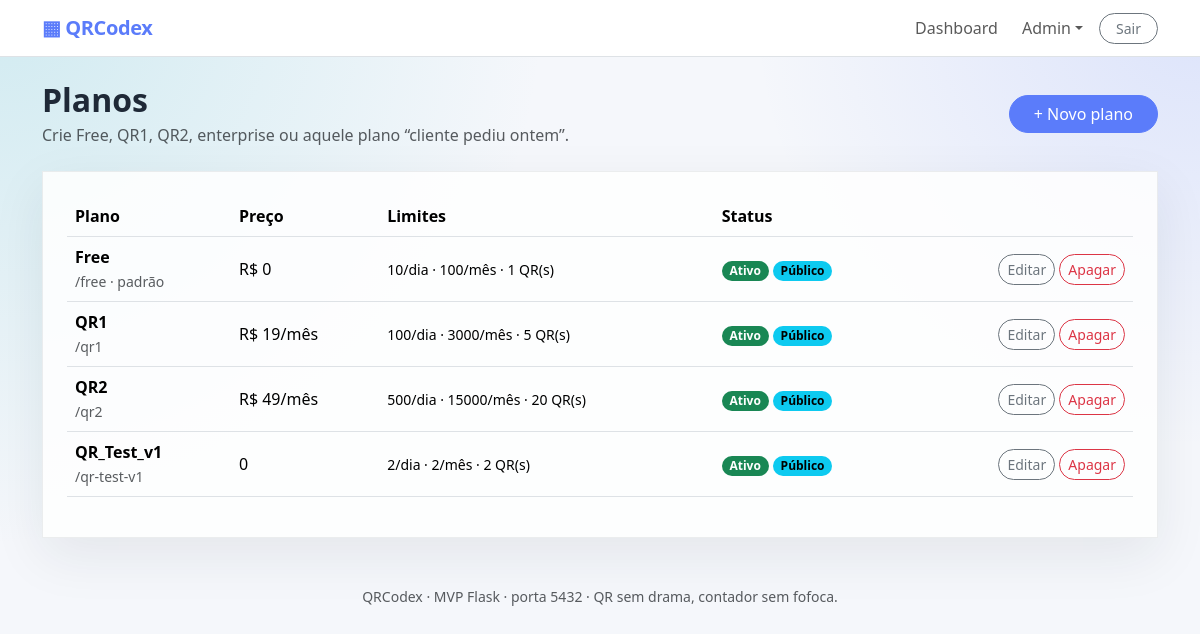
The page /admin/plans (signed in) on the database its author committed.
### app.py (models this page shows)
class Setting(db.Model):
    key = db.Column(db.String(80), primary_key=True)
    value = db.Column(db.Text, default="")

class Plan(db.Model):
    id = db.Column(db.Integer, primary_key=True)
    name = db.Column(db.String(80), unique=True, nullable=False)
    slug = db.Column(db.String(80), unique=True, nullable=False)
    description = db.Column(db.Text, default="")
    price_label = db.Column(db.String(80), default="R$ 0")
    daily_limit = db.Column(db.Integer, nullable=True)   # None = ilimitado
    monthly_limit = db.Column(db.Integer, nullable=True) # None = ilimitado
    max_qrcodes = db.Column(db.Integer, nullable=True)   # None = ilimitado
    is_active = db.Column(db.Boolean, default=True)
    is_public = db.Column(db.Boolean, default=True)
    is_default = db.Column(db.Boolean, default=False)
    created_at = db.Column(db.DateTime, default=lambda: datetime.now(timezone.utc))
    users = db.relationship("User", back_populates="plan")
    def limit_text(self):
        daily = "ilimitado" if self.daily_limit is None else f"{self.daily_limit}/dia"
        monthly = "ilimitado" if self.monthly_limit is None else f"{self.monthly_limit}/mês"
        qrs = "QRs ilimitados" if self.max_qrcodes is None else f"{self.max_qrcodes} QR(s)"
        return f"{daily} · {monthly} · {qrs}"

### app.py (the view)
@app.route("/admin/plans")
@login_required
@admin_required
def admin_plans():
    plans = Plan.query.order_by(Plan.id.asc()).all()
    return render_template("admin_plans.html", plans=plans)

### app.py (called while the page is built)
def get_setting(key, default=""):
    row = Setting.query.get(key)
    return row.value if row else default

def current_user():
    user_id = session.get("user_id")
    if not user_id:
        return None
    return User.query.get(user_id)

@app.context_processor
def inject_globals():
    return {
        "current_user": current_user(),
        "site_name": get_setting("site_name", "QRCodex"),
        "signup_open": get_setting("signup_open", "1") == "1",
    }

def login_required(fn):
    @wraps(fn)
    def wrapper(*args, **kwargs):
        user = current_user()
        if not user:
            flash("Entre na sua conta para continuar.", "warning")
            return redirect(url_for("login", next=request.path))
        if not user.is_active:
            session.clear()
            flash("Sua conta está desativada. Fale com o suporte/admin.", "danger")
            return redirect(url_for("login"))
        return fn(*args, **kwargs)
    return wrapper

def admin_required(fn):
    @wraps(fn)
    def wrapper(*args, **kwargs):
        user = current_user()
        if not user or not user.is_admin:
            abort(403)
        return fn(*args, **kwargs)
    return wrapper

### templates/admin_plans.html (shortened to what this page needs)
{% extends "base.html" %}
{% block content %}
<div class="d-flex flex-wrap justify-content-between align-items-center gap-3 mb-4">
  <div>
    <h1 class="h2 fw-bold mb-1">Planos</h1>
    <p class="text-muted mb-0">Crie Free, QR1, QR2, enterprise ou aquele plano “cliente pediu ontem”.</p>
  </div>
  <a href="{{ url_for('admin_plan_form') }}" class="btn btn-primary rounded-pill px-4">+ Novo plano</a>
</div>
<div class="soft-card p-4">
  <div class="table-responsive">
    <table class="table align-middle">
      <thead><tr><th>Plano</th><th>Preço</th><th>Limites</th><th>Status</th><th></th></tr></thead>
      <tbody>
      {% for plan in plans %}
      <tr>
        <td><strong>{{ plan.name }}</strong><br><span class="text-muted small">/{{ plan.slug }}{% if plan.is_default %} · padrão{% endif %}</span></td>
        <td>{{ plan.price_label }}</td>
        <td class="small">{{ plan.limit_text() }}</td>
        <td>
          {% if plan.is_active %}<span class="badge rounded-pill text-bg-success">Ativo</span>{% else %}<span class="badge rounded-pill text-bg-secondary">Inativo</span>{% endif %}
          {% if plan.is_public %}<span class="badge rounded-pill text-bg-info">Público</span>{% else %}<span class="badge rounded-pill text-bg-light">Oculto</span>{% endif %}
        </td>
        <td class="text-end">
          <a href="{{ url_for('admin_plan_form', plan_id=plan.id) }}" class="btn btn-sm btn-outline-secondary rounded-pill">Editar</a>
          <form method="post" action="{{ url_for('admin_plan_delete', plan_id=plan.id) }}" class="d-inline" onsubmit="return confirm('Apagar/desativar este plano?')">
            <button class="btn btn-sm btn-outline-danger rounded-pill">Apagar</button>
          </form>
        </td>
      </tr>
      {% else %}
      <tr><td colspan="5" class="text-muted text-center py-4">Nenhum plano cadastrado.</td></tr>
      {% endfor %}
      </tbody>
    </table>
  </div>
</div>
{% endblock %}

### templates/base.html (shortened to what this page needs)
<!doctype html>
<html lang="pt-BR">
<head>
  <link href="https://cdn.jsdelivr.net/npm/bootstrap@5.3.3/dist/css/bootstrap.min.css" rel="stylesheet">
  <link rel="stylesheet" href="{{ url_for('static', filename='css/style.css') }}">
</head>
<body>
<nav class="navbar navbar-expand-lg navbar-light bg-white border-bottom sticky-top soft-nav">
  <div class="container">
    <a class="navbar-brand fw-bold brand" href="{{ url_for('index') }}">▦ {{ site_name }}</a>
    <div class="collapse navbar-collapse" id="navMenu">
      <ul class="navbar-nav ms-auto align-items-lg-center gap-lg-2">
        {% if current_user %}
          <li class="nav-item"><a class="nav-link" href="{{ url_for('dashboard') }}">Dashboard</a></li>
          {% if current_user.is_admin %}
            <li class="nav-item dropdown">
              <a class="nav-link dropdown-toggle" href="#" role="button" data-bs-toggle="dropdown">Admin</a>
            </li>
          {% endif %}
          <li class="nav-item"><a class="btn btn-outline-secondary btn-sm rounded-pill px-3" href="{{ url_for('logout') }}">Sair</a></li>
        {% else %}
          <li class="nav-item"><a class="nav-link" href="{{ url_for('login') }}">Entrar</a></li>
          {% if signup_open %}
          <li class="nav-item"><a class="btn btn-primary btn-sm rounded-pill px-3" href="{{ url_for('register') }}">Criar conta</a></li>
          {% endif %}
        {% endif %}
      </ul>
    </div>
  </div>
</nav>
<main class="py-4">
  <div class="container">
    {% block content %}{% endblock %}
  </div>
</main>
<footer class="py-4 text-center text-muted small">
  <div class="container">{{ site_name }} · MVP Flask · porta 5432 · QR sem drama, contador sem fofoca.</div>
</footer>
</body>
</html>

### static/css/style.css (style rules this page uses)
:root { --bg: #f5f7fb; --ink: #1f2937; --muted: #6b7280; --brand: #5b7cfa; --brand-2: #8bd3dd; --card: rgba(255, 255, 255, .86); --line: rgba(31, 41, 55, .08); }
* { box-sizing: border-box; }
body { min-height: 100vh; color: var(--ink); background: radial-gradient(circle at top left, rgba(139, 211, 221, .34), transparent 34rem), radial-gradient(circle at top right, rgba(91, 124, 250, .16), transparent 28rem), var(--bg); }
.soft-nav { backdrop-filter: blur(16px); }
.brand { color: var(--brand) !important; letter-spacing: -.02em; }
.hero-card, .soft-card { background: var(--card); border: 1px solid var(--line); box-shadow: 0 18px 50px rgba(31, 41, 55, .08); }
.btn-primary { --bs-btn-bg: var(--brand); --bs-btn-border-color: var(--brand); --bs-btn-hover-bg: #4968e8; --bs-btn-hover-border-color: #4968e8; }
.table > :not(caption) > * > * { background: transparent; }

### rows shown on the page
Setting: value "QRCodex"
Plan: name "Free", slug "free", is_default "· padrão", price_label "R$ 0", limit_text "10/dia · 100/mês · 1 QR(s)", is_active "Ativo", is_public "Público"
Plan: name "QR1", slug "qr1", price_label "R$ 19/mês", limit_text "100/dia · 3000/mês · 5 QR(s)", is_active "Ativo", is_public "Público"
Plan: name "QR2", slug "qr2", price_label "R$ 49/mês", limit_text "500/dia · 15000/mês · 20 QR(s)", is_active "Ativo", is_public "Público"
Plan: name "QR_Test_v1", slug "qr-test-v1", price_label "0", limit_text "2/dia · 2/mês · 2 QR(s)", is_active "Ativo", is_public "Público"
